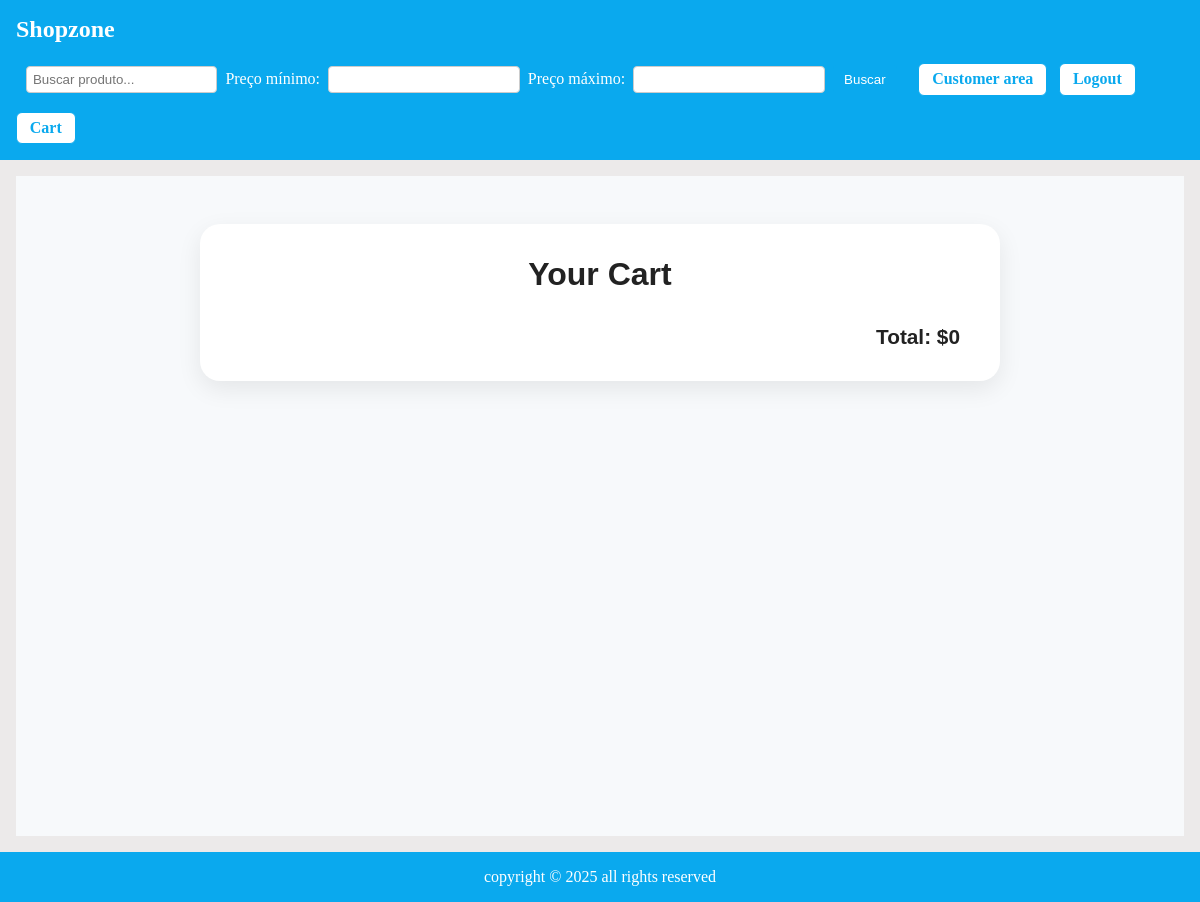
Page /cart/ (signed in) on the earlier database version.
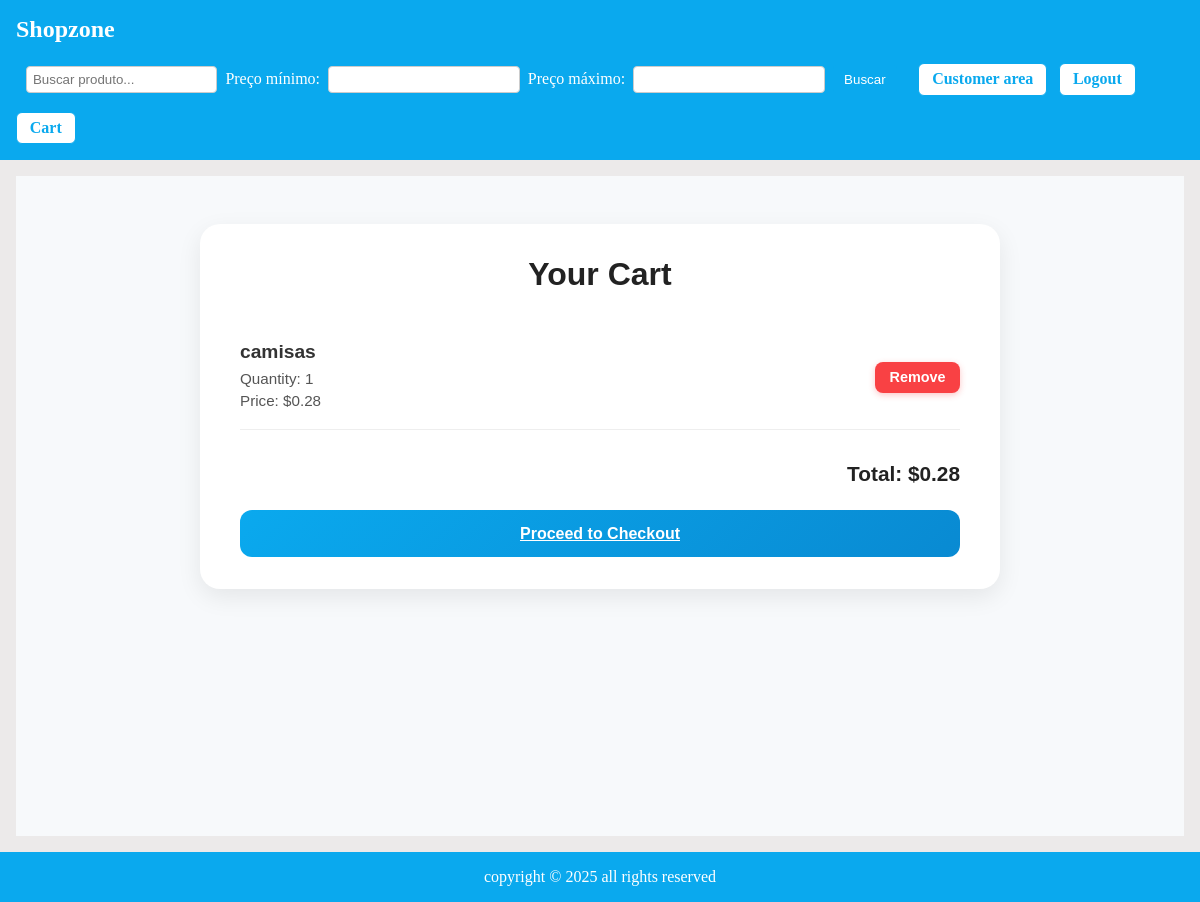
Same page on the later database version.
### cart/models.py (models this page shows)
class CartItem(models.Model):
    cart = models.ForeignKey(Cart, on_delete=models.CASCADE, related_name='items')
    product = models.ForeignKey(Product, on_delete=models.CASCADE)
    quantity = models.PositiveIntegerField(default=1)
    def total_price(self):
        return self.product.price * self.quantity

### product/models.py (models this page shows, shortened)
class Product(models.Model):
    name = models.CharField(max_length=63)
    description = models.CharField(max_length=255)
    price = models.DecimalField(max_digits=10, decimal_places=2)
    stock = models.IntegerField(blank=False)

### cart/views.py (the view)
# urls.py: path('', views.cart_view, name='cart_view'),
@login_required(login_url='register')
def cart_view(request):
    cart, created = Cart.objects.get_or_create(user=request.user)
    items = cart.items.all()
    total = sum(item.total_price() for item in items)
    return render(request, 'cart/cart.html', {'items': items, 'total': total})

### cart/templates/cart/cart.html
{% extends "base.html" %}
{% load static %}
{% block extra_css %}
  <link rel="stylesheet" href="{% static 'css/cart.css' %}">
{% endblock %}
{% block content %}
<div class="cart-page">
  <div class="cart-container">
      <h1>Your Cart</h1>
        {% for item in items %}
            <div class="cart-item">
                <div>
                    <h2>{{ item.product.name }}</h2>
                    <p>Quantity: {{ item.quantity }}</p>
                    <p>Price: ${{ item.total_price }}</p>
                </div>
                <a href="{% url 'delete_from_cart' item.id %}" class="remove-btn">Remove</a>
            </div>
        {% endfor %}
      <h3 class="cart-total">Total: ${{ total }}</h3>
      {% if items %}
      <a href="{% url 'checkout' %}" class="checkout-btn">Proceed to Checkout</a>
      {% endif %}
  </div>
</div>
{% endblock %}

Differences in the rows shown:
added CartItem: product.name "camisas", quantity "1", total_price "0.28"
Other differences:
{{ total }}: "0" → "0.28"
text now shown: "Proceed to Checkout"
